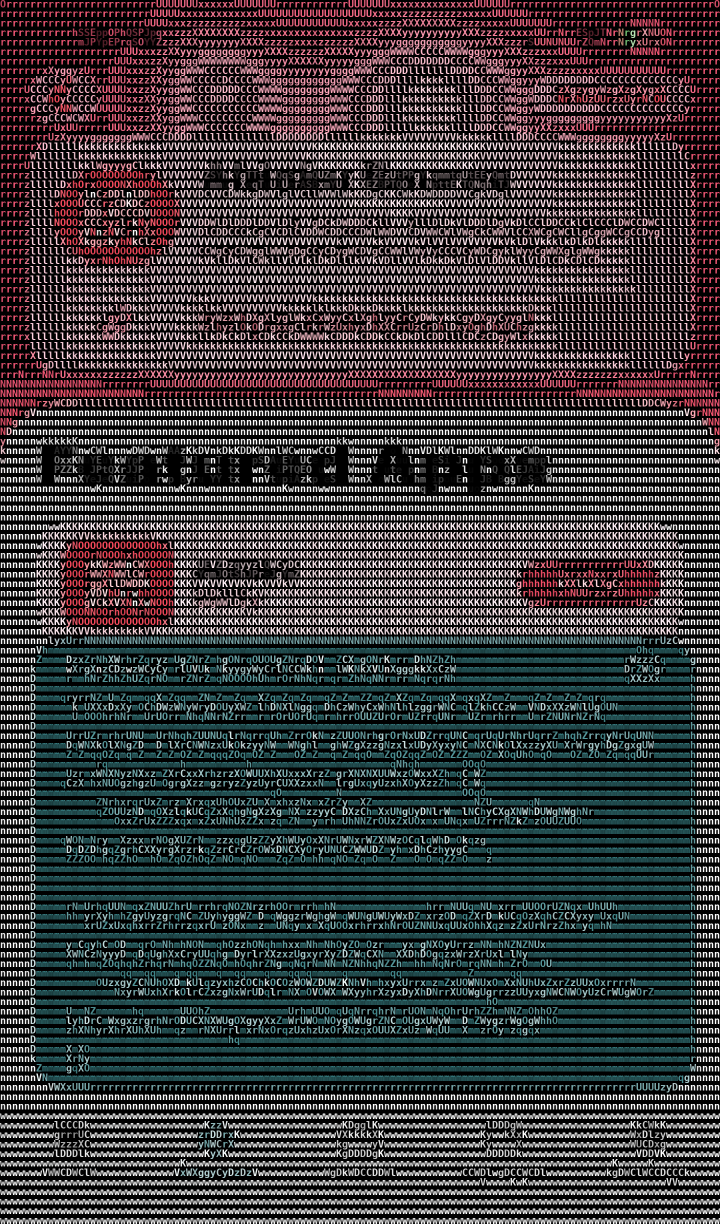
#> input picture farbiges_ascii.png, 1440 x 2447 px, given in place of input.mp4, which was not available (shown at 1/2 size)
$ python video2video.py
#> lines starting #> are read from the running program, lines starting #| are printed output that depends on the picture; pictures that were not available may be replaced by others from this repository, and a replacement may not be noted
### utils.py
import numpy as np
from PIL import Image, ImageFont, ImageDraw, ImageOps


def get_font_size(font, text):
    left, _, right, bottom = font.getbbox(text)
    return right - left, bottom


# [115 lines left out: functions sort_chars, get_data, not called in this run]

### video2video.py
"""
@author: Viet Nguyen <nhviet1009@gmail.com>
"""
import argparse

import cv2
import numpy as np
from PIL import Image, ImageFont, ImageDraw, ImageOps
from utils import get_font_size


def get_args():
    parser = argparse.ArgumentParser("Image to ASCII")
    parser.add_argument("--input", type=str, default="data/input.mp4", help="Path to input video")
    parser.add_argument("--output", type=str, default="data/output.mp4", help="Path to output video")
    parser.add_argument("--mode", type=str, default="simple", choices=["simple", "complex"],
                        help="10 or 70 different characters")
    parser.add_argument("--background", type=str, default="white", choices=["black", "white"],
                        help="background's color")
    parser.add_argument("--num_cols", type=int, default=100, help="number of character for output's width")
    parser.add_argument("--scale", type=int, default=1, help="upsize output")
    parser.add_argument("--fps", type=int, default=0, help="frame per second")
    parser.add_argument("--overlay_ratio", type=float, default=0.2, help="Overlay width ratio")
    args = parser.parse_args()
    return args


def main(opt):
    if opt.mode == "simple":
        CHAR_LIST = '@%#*+=-:. '
    else:
        CHAR_LIST = "$@B%8&WM#*oahkbdpqwmZO0QLCJUYXzcvunxrjft/\|()1{}[]?-_+~<>i!lI;:,\"^`'. "
    if opt.background == "white":
        bg_code = 255
    else:
        bg_code = 0
    font = ImageFont.truetype("fonts/DejaVuSansMono-Bold.ttf", size=int(10 * opt.scale))
    cap = cv2.VideoCapture(opt.input)
    if opt.fps == 0:
        fps = int(cap.get(cv2.CAP_PROP_FPS))
    else:
        fps = opt.fps
    num_chars = len(CHAR_LIST)
    num_cols = opt.num_cols
    while cap.isOpened():
        flag, frame = cap.read()
#> frame is the input picture: shape (2447, 1440, 3); mean B, G, R 60.3, 58.1, 59.6
        if flag:
            image = cv2.cvtColor(frame, cv2.COLOR_BGR2GRAY)
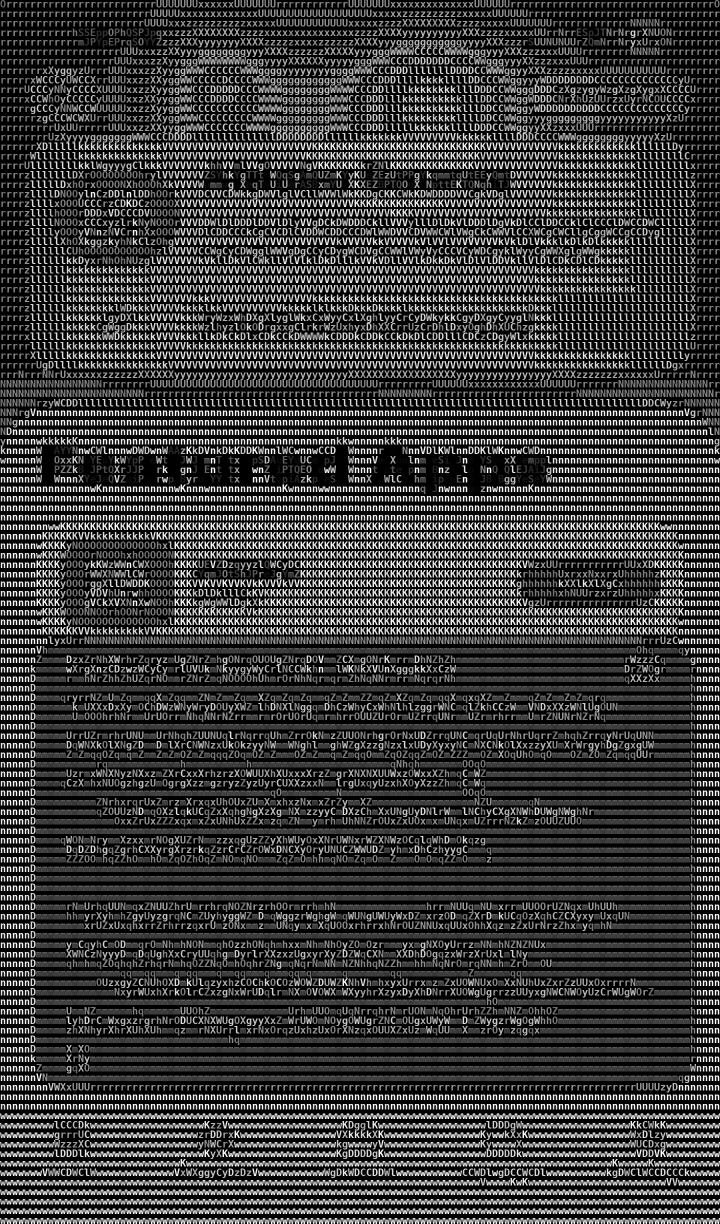
#> image: shape (2447, 1440) (shown at 1/2 size); min 0, max 255, mean 58.8
        else:
            break
        height, width = image.shape
#> height = 2447; width = 1440
        cell_width = width / opt.num_cols
#> cell_width = 14.4
        cell_height = 2 * cell_width
#> cell_height = 28.8
        num_rows = int(height / cell_height)
#> num_rows = 84
        if num_cols > width or num_rows > height:
            print("Too many columns or rows. Use default setting")
            cell_width = 6
            cell_height = 12
            num_cols = int(width / cell_width)
            num_rows = int(height / cell_height)
        char_width, char_height = get_font_size(font, "A")
        out_width = char_width * num_cols
        out_height = 2 * char_height * num_rows
#> out_height = 1680
        out_image = Image.new("L", (out_width, out_height), bg_code)
#> out_image: PIL image 700x1680 L; every value is 255
        draw = ImageDraw.Draw(out_image)
        for i in range(num_rows):
            line = "".join([CHAR_LIST[min(int(np.mean(
                image[int(i * cell_height):min(int((i + 1) * cell_height), height),
                int(j * cell_width):min(int((j + 1) * cell_width), width)]) * num_chars / 255), num_chars - 1)] for j in
                            range(num_cols)]) + "\n"
            draw.text((0, i * char_height), line, fill=255 - bg_code, font=font)

        if opt.background == "white":
            cropped_image = ImageOps.invert(out_image).getbbox()
#> cropped_image = (0, 3, 700, 840)
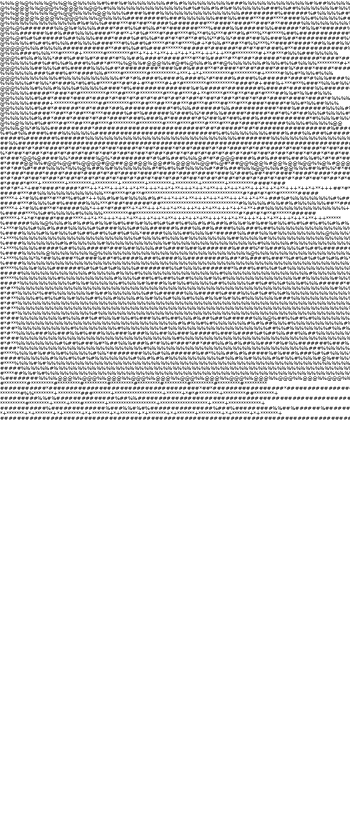
#> out_image: PIL image 700x1680 L (shown at 1/2 size); min 0, max 255, mean 227.1
        else:
            cropped_image = out_image.getbbox()
        out_image = out_image.crop(cropped_image)
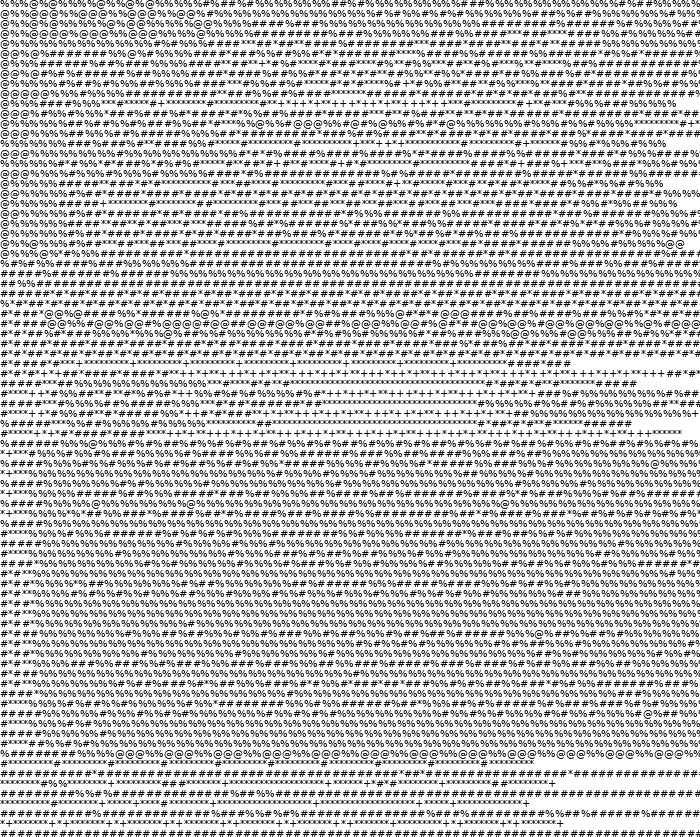
#> out_image: PIL image 700x837 L; min 0, max 255, mean 199
        out_image = cv2.cvtColor(np.array(out_image), cv2.COLOR_GRAY2BGR)
#> out_image: shape (837, 700, 3)
        out_image = np.array(out_image)
        try:
            out
        except:
            out = cv2.VideoWriter(opt.output, cv2.VideoWriter_fourcc(*"XVID"), fps,
                                  ((out_image.shape[1], out_image.shape[0])))

        if opt.overlay_ratio:
            height, width, _ = out_image.shape
#> height = 837; width = 700
            overlay = cv2.resize(frame, (int(width * opt.overlay_ratio), int(height * opt.overlay_ratio)))
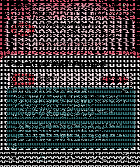
#> overlay: shape (167, 140, 3); mean B, G, R 62.1, 59.7, 61.8
            out_image[height - int(height * opt.overlay_ratio):, width - int(width * opt.overlay_ratio):, :] = overlay
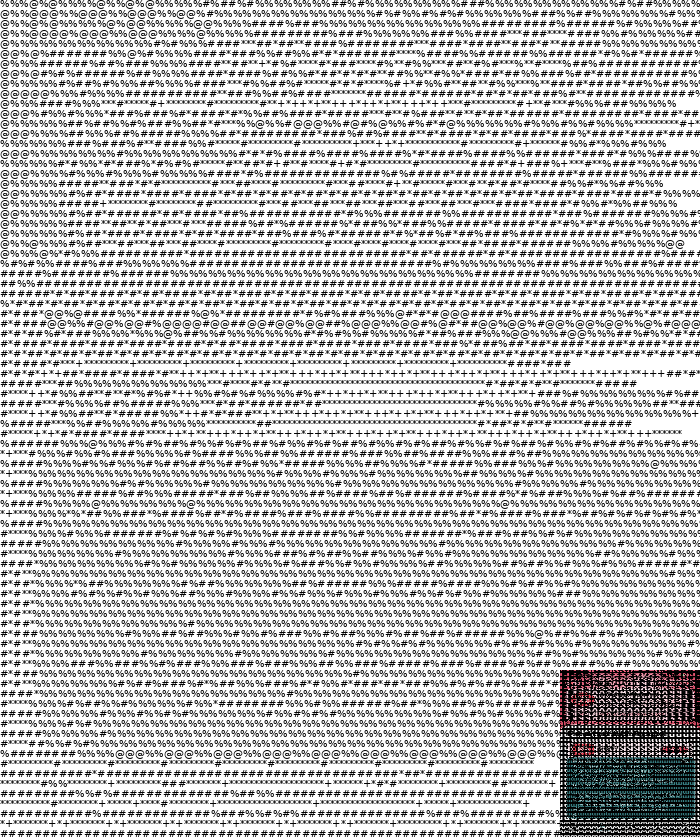
#> out_image: shape (837, 700, 3); mean B, G, R 193.2, 193.1, 193.2
        out.write(out_image)
    cap.release()
    out.release()


if __name__ == '__main__':
    opt = get_args()
    main(opt)
